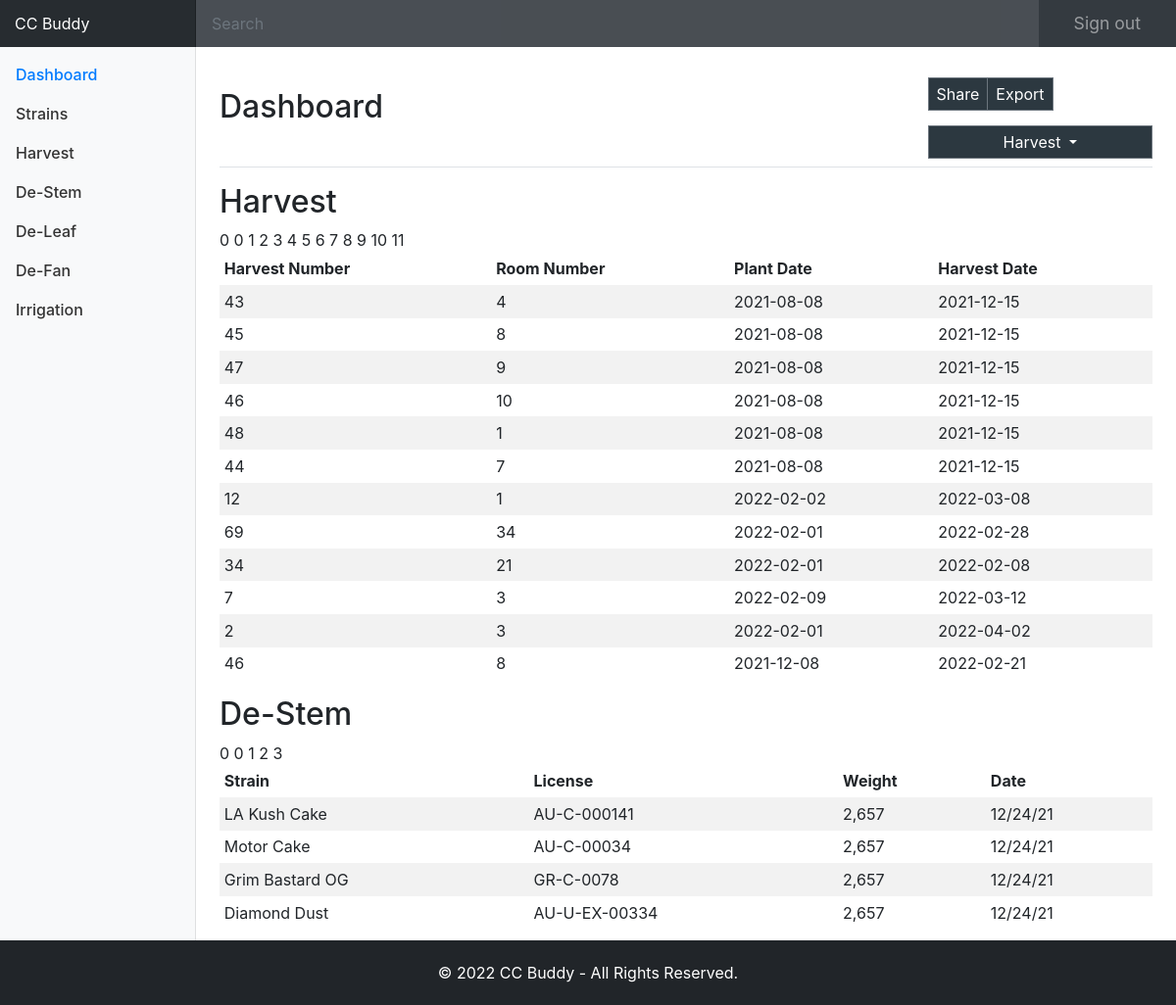
The page / on the database its author committed.
### tables this page shows
CREATE TABLE `harvest` (
  `harvest_id` int(11) NOT NULL,
  `harvest_num` int(11) NOT NULL,
  `room_num` int(11) NOT NULL,
  `plant_date` date NOT NULL,
  `harvest_date` date NOT NULL,
  `actual_harvest_date` date NOT NULL
);

CREATE TABLE `strain` (
  `id` int(11) NOT NULL,
  `name` varchar(255) DEFAULT NULL,
  `short_name` varchar(20) NOT NULL,
  `license` varchar(20) DEFAULT NULL
);

### app/classes/class.Database.php (called while the page is built, shortened)
<?php
class Database
{
    public $server = 'localhost';
    public $username = 'root';
    public $password = 'Azsxdcfvgb1';
    public $dbname = 'ccbuddy';
    public function db_connect()
    {
        $mysqli = new mysqli($this->server, $this->username, $this->password, $this->dbname);
        return $mysqli;
    }
}
?>

### app/classes/class.Harvest.php (called while the page is built, shortened)
<?php
class Harvest {
    public static function getAllHarvest(){
        global $database;
        $sql = "SELECT * FROM harvest ";
        $result = mysqli_query($database->db_connect(), $sql);
        return $result;
    }
}

### app/initialize.php (called while the page is built, shortened)
<?php
	require_once('classes/class.Database.php');
	require_once('classes/class.Harvest.php');
	require_once('classes/class.Strain.php');
    $companyName = "CC Buddy";
    $database = new Database();
?>

### app/classes/class.Strain.php (called while the page is built, shortened)
<?php
class Strain {
    public static function getAllStrains(){
        global $database;
        $sql = "SELECT * FROM strain ";
        $result = mysqli_query($database->db_connect(), $sql);
        return $result;
    }
}

### index.php (the view, shortened to what this page needs)
<?php  require_once('app/initialize.php');
$harvest = new Harvest();
$allHarvest = $harvest->getAllHarvest();
$strain = new Strain();
$allStrains = $strain->getAllStrains();
include('app/includes/layout/header.php');
?>
<div class="container-fluid">
  <div class="row">
    <nav class="col-md-2 d-none d-md-block bg-light sidebar">
      <div class="sidebar-sticky">
        <ul class="nav flex-column">
          <li class="nav-item">
            <a class="nav-link active" href="index.php">
              Dashboard<span class="sr-only">(current)</span>
            </a>
          </li>
          <li class="nav-item">
            <a class="nav-link" href="all_strains.php">
              Strains
            </a>
          </li>
          <li class="nav-item">
            <a class="nav-link" href="all_harvest.php">
              Harvest
            </a>
          </li>
          <li class="nav-item">
            <a class="nav-link" href="all_destems.php">
              De-Stem
            </a>
          </li>
          <li class="nav-item">
            <a class="nav-link" href="#">
              De-Leaf
            </a>
          </li>
          <li class="nav-item">
            <a class="nav-link" href="#">
              De-Fan
            </a>
          </li>
          <li class="nav-item">
            <a class="nav-link" href="#">
              Irrigation
            </a>
          </li>
        </ul>
      </div>
    </nav>
    <main role="main" class="col-md-9 ml-sm-auto col-lg-10 px-4 clearfooter">
      <div class="d-flex justify-content-between flex-wrap flex-md-nowrap align-items-center pt-3 pb-2 mb-3 border-bottom">
        <h1 class="h2">Dashboard</h1>
        <div class="btn-toolbar mb-2 mb-md-0">
          <div class="btn-group mr-2">
            <button type="button" class="btn btn-sm btn-outline-secondary">Share</button>
            <button type="button" class="btn btn-sm btn-outline-secondary">Export</button>
          </div>
          <button type="button" class="btn btn-sm btn-outline-secondary dropdown-toggle">
            Harvest
          </button>
        </div>
      </div>
      <h2>Harvest</h2>
      <div class="table-responsive">
        <table class="table table-striped table-sm">
          <thead>
            <tr>
              <th>Harvest Number</th>
              <th>Room Number</th>
              <th>Plant Date</th>
              <th>Harvest Date</th>
            </tr>
          </thead>
          <tbody>
            <?=
            $harvestCount = 0;
                foreach ($allHarvest as $harvest):
            ?>
            <tr>
              <td><?= $harvest['harvest_num']; ?></td>
              <td><?= $harvest['room_num']; ?></td>
              <td><?= $harvest['plant_date']; ?></td>
              <td><?= $harvest['harvest_date']; ?></td>
            </tr>
            <?=
                $harvestCount++; endforeach;
            ?>
          </tbody>
        </table>
      </div>
      <h2>De-Stem</h2>
      <div class="table-responsive">
        <table class="table table-striped table-sm">
          <thead>
            <tr>
              <th>Strain</th>
              <th>License</th>
              <th>Weight</th>
              <th>Date</th>
            </tr>
          </thead>
          <tbody>
            <?=
              $strainCount = 0;
                foreach ($allStrains as $strain):
            ?>
            <tr>
              <td><?= $strain['name']; ?></td>
              <td><?= $strain['license']; ?></td>
              <td>2,657</td>
              <td>12/24/21</td>
            </tr>
            <?=
                $strainCount++; endforeach;
            ?>
          </tbody>
        </table>
      </div>
    </main>
  </div>
</div>
</body>
<?php include('app/includes/layout/footer.php'); ?>

### app/includes/layout/header.php (shortened to what this page needs)
<!DOCTYPE html>
<html lang="en">
  <head>
    <?php include('app/includes/css.php');?>
</head>
    <link href="/assets/css/dashboard.css" rel="stylesheet">
  </head>
  <body>
    <nav class="navbar navbar-dark fixed-top bg-dark flex-md-nowrap p-0 shadow">
  <a class="navbar-brand col-sm-3 col-md-2 mr-0" href="index.php">CC Buddy</a>
  <input class="form-control form-control-dark w-100" type="text" placeholder="Search" aria-label="Search">
  <ul class="navbar-nav px-3">
    <li class="nav-item text-nowrap">
      <a class="nav-link" href="#">Sign out</a>
    </li>
  </ul>
</nav>

### app/includes/css.php (shortened to what this page needs)
    <link rel="stylesheet" href="https://use.fontawesome.com/releases/v5.5.0/css/all.css">
    <link href="assets/css/style.min.css" rel="stylesheet">
<link href="assets/css/dashboard.css" rel=stylesheet">

### app/includes/layout/footer.php (shortened to what this page needs)
<?php global $companyName; ?>
<footer class="footer">
    <div class="container">
        <div class="row">
            <div class="col-12 copyright">
                <p>&copy; <?= date('Y'); ?> <?= $companyName; ?> - All Rights Reserved.</p>
            </div>
        </div>
    </div>
</footer>
</body>
</html>

### assets/css/dashboard.css (style rules this page uses)
body { font-size: .875rem; }
.sidebar { position: fixed; top: 0; bottom: 0; left: 0; z-index: 100; padding: 48px 0 0; box-shadow: inset -1px 0 0 rgba(0, 0, 0, .1); }
.sidebar-sticky { position: relative; top: 0; height: calc(100vh - 48px); padding-top: .5rem; overflow-x: hidden; overflow-y: auto; }
.sidebar .nav-link { font-weight: 500; color: #333; }
.sidebar .nav-link.active { color: #007bff; }
[role="main"] { padding-top: 133px; }
@media (min-width: 768px) { [role="main"] { padding-top: 48px; } }
.clearfooter { padding-bottom: 62px; }
.navbar-brand { padding-top: .75rem; padding-bottom: .75rem; font-size: 1rem; background-color: rgba(0, 0, 0, .25); box-shadow: inset -1px 0 0 rgba(0, 0, 0, .25); }
.navbar .form-control { padding: .75rem 1rem; border-width: 0; border-radius: 0; }
.form-control-dark { color: #fff; background-color: rgba(255, 255, 255, .1); border-color: rgba(255, 255, 255, .1); }
footer.footer { padding: 21px 0; background-color: #212529; position: fixed; color: #fff; bottom: 0; width: 100%; z-index: 99999; }

### rows shown on the page
harvest: harvest_num "43", room_num "4", plant_date "2021-08-08", harvest_date "2021-12-15"
harvest: harvest_num "45", room_num "8", plant_date "2021-08-08", harvest_date "2021-12-15"
harvest: harvest_num "47", room_num "9", plant_date "2021-08-08", harvest_date "2021-12-15"
harvest: harvest_num "46", room_num "10", plant_date "2021-08-08", harvest_date "2021-12-15"
harvest: harvest_num "48", room_num "1", plant_date "2021-08-08", harvest_date "2021-12-15"
harvest: harvest_num "44", room_num "7", plant_date "2021-08-08", harvest_date "2021-12-15"
harvest: harvest_num "12", room_num "1", plant_date "2022-02-02", harvest_date "2022-03-08"
harvest: harvest_num "69", room_num "34", plant_date "2022-02-01", harvest_date "2022-02-28"
harvest: harvest_num "34", room_num "21", plant_date "2022-02-01", harvest_date "2022-02-08"
harvest: harvest_num "7", room_num "3", plant_date "2022-02-09", harvest_date "2022-03-12"
harvest: harvest_num "2", room_num "3", plant_date "2022-02-01", harvest_date "2022-04-02"
harvest: harvest_num "46", room_num "8", plant_date "2021-12-08", harvest_date "2022-02-21"
strain: name "LA Kush Cake", license "AU-C-000141"
strain: name "Motor Cake", license "AU-C-00034"
strain: name "Grim Bastard OG", license "GR-C-0078"
strain: name "Diamond Dust", license "AU-U-EX-00334"

### other values the page prints
$companyName "CC Buddy"
